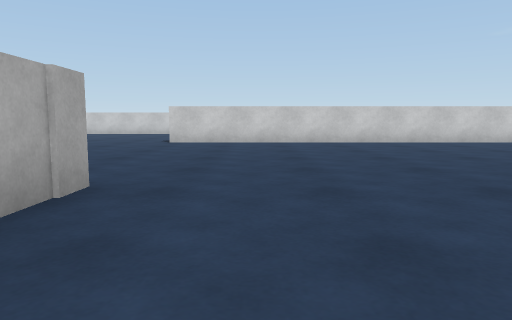
[1] (above)

24 first-person views from a walk through a 3-D level made in the Unity game engine. The camera is 0.58 m above the floor, tilts 6° down and sees 70° across. The floor is counted in squares, 1 m on a side. Each view is taken from the middle of a square. On the plan, view 1 faces up. The plan holds only what a view shows up to about 10 squares ahead; the rest is blank. The place goes on beyond the plan. Surface patterns are stand-ins for the level's own textures.

[2]
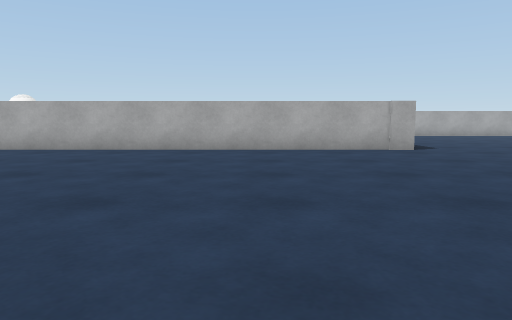

[3]
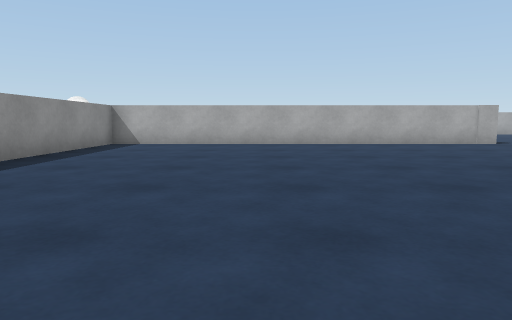

[4]
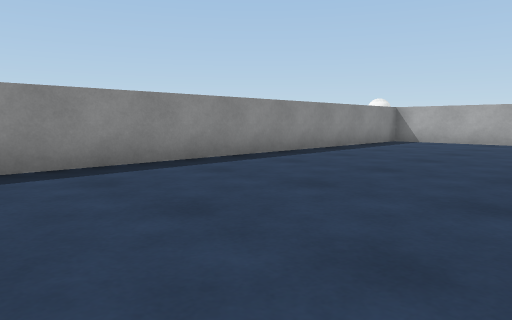

[5]
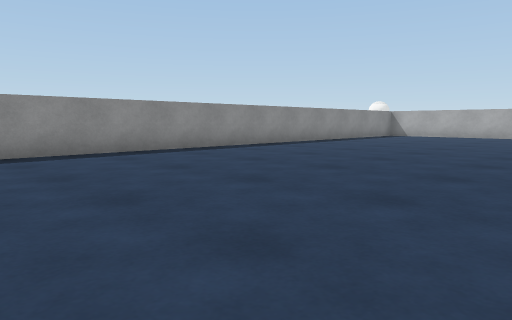

[6]
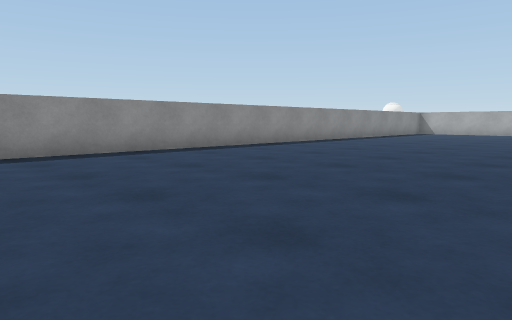

[7]
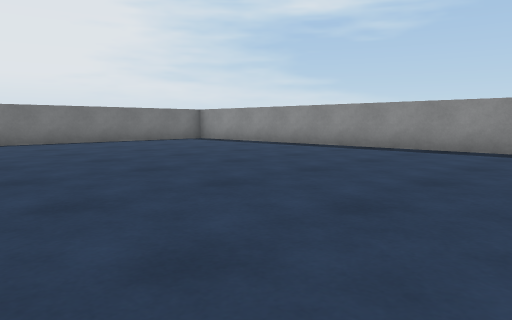

[8]
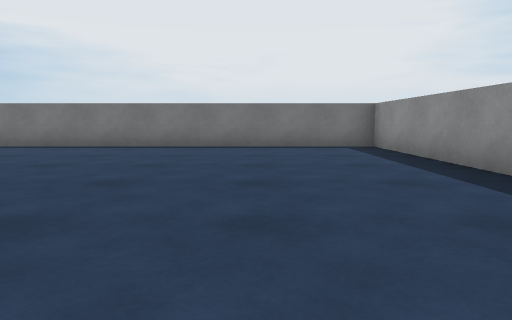

[9]
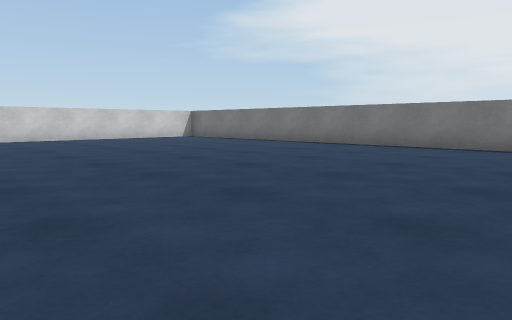

[10]
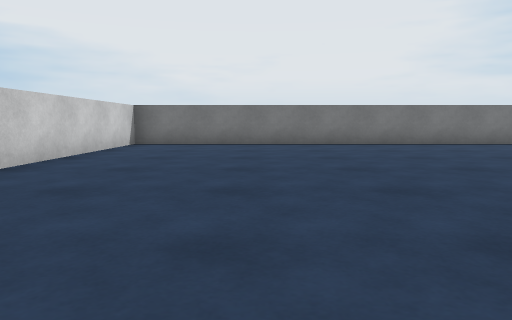

[11]
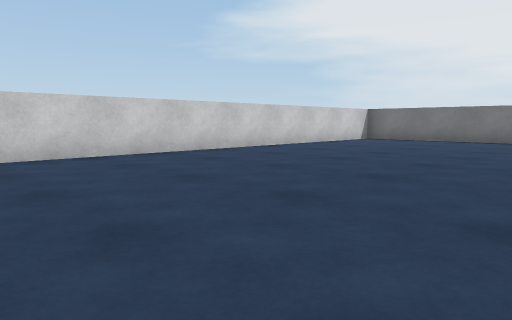

[12]
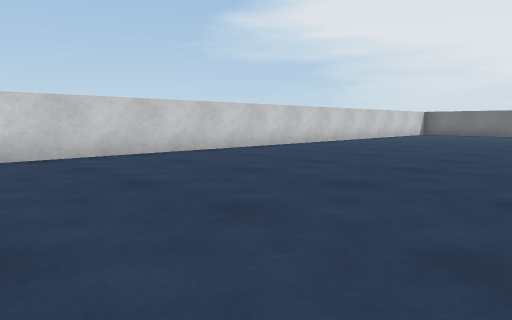

[13]
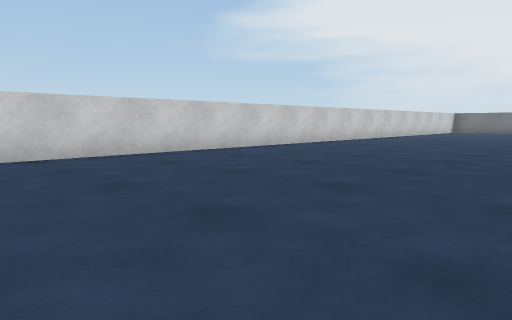

[14]
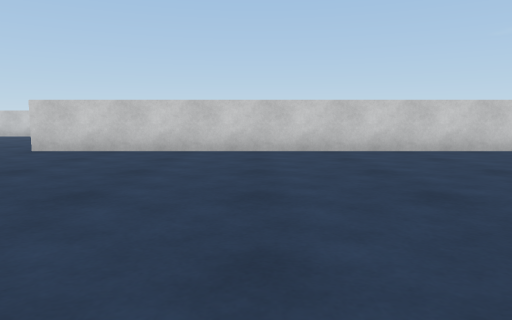

[15]
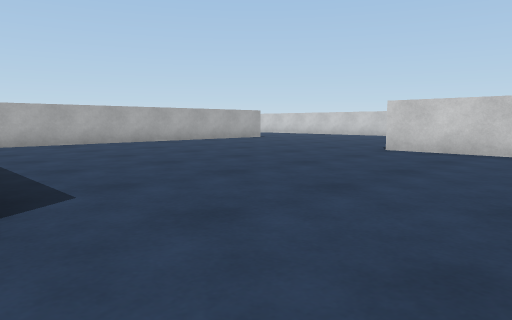

[16]
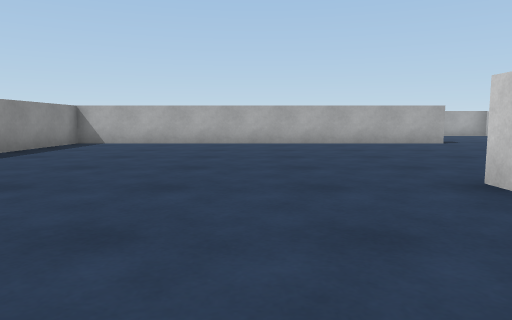

[17]
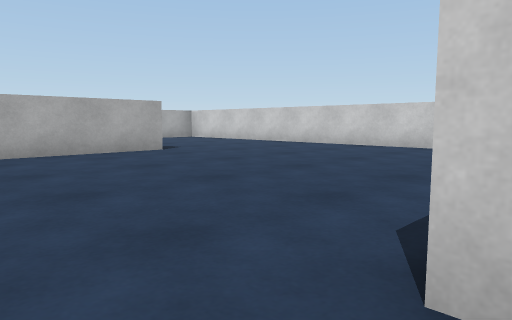

[18]
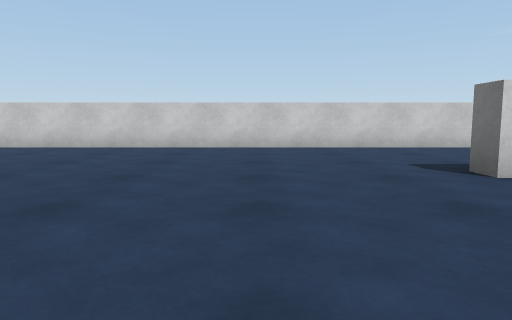

[19]
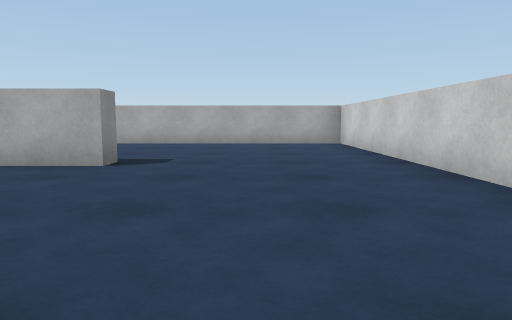

[20]
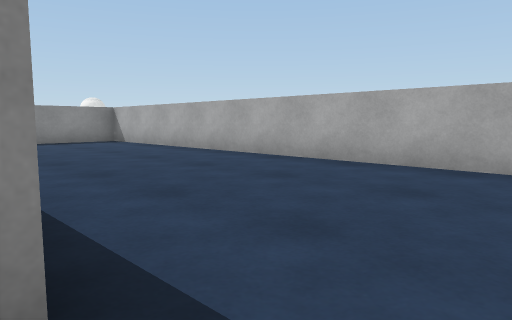

[21]
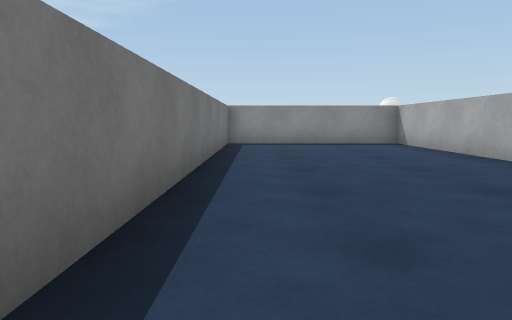

[22]
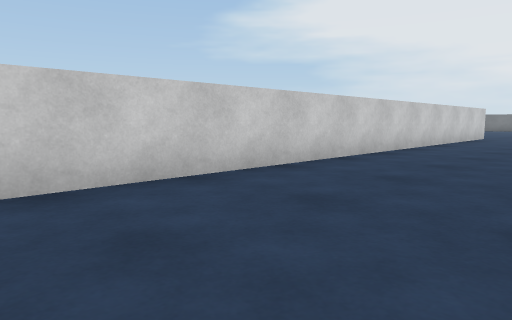

[23]
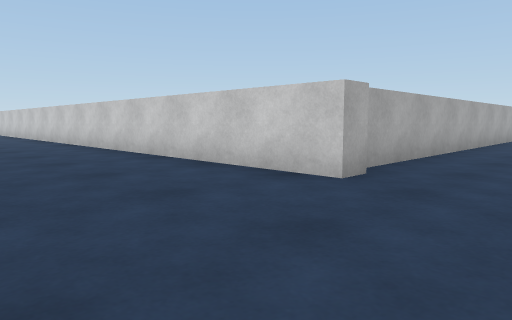

[24]
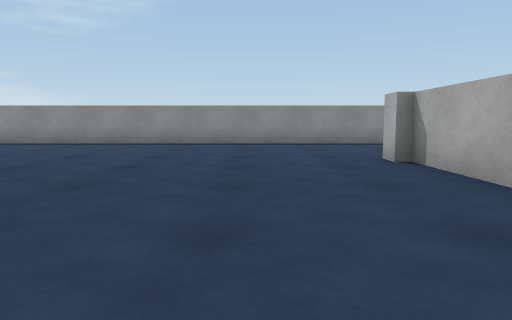

### Floor plan
Points are (right, up) in squares from view 1. A wall is a line through its corners. A room is listed if a view was taken in it or the views show most of it. See-through windows are left out.
Room 1 (views 1, 2, 3, 4, 5, 6, 7, 8, 9, 10, 11, 12, 13, 14, 15, 16, 17, 18, 19, 20, 21, 22)
walls: (-1.5, 3.4) (-1.5, -6.7) (22.5, -6.7) (22.5, 10.1) (-2.5, 10.1); (9.5, 13.3) (11.5, 13.3); (-2.5, 12.8) (-2.5, 13.2); (11, 17.3) (-13.8, 17.3) (-13.8, 3.3) (-9.3, 3.3) (-9.3, 12); (-9.4, 13) (-8.7, 13) (-8.7, 3.3) (-5.8, 3.3)
ways out: opening at (11.8, 15.5) to room 2
Room 2 (views 23, 24)
walls: (11, 17.9) (11, 17.3); (10.8, 26) (10.8, 17.8); (11.5, 13.3) (19.9, 13.3)
ways out: opening at (11.8, 15.5) to room 1

Where each view was taken, in squares from view 1:
view 1: 0 up, 0 right, facing up
view 2: 0 up, 6 right, facing left
view 3: 3 down, 8 right, facing left
view 4: 2 down, 9 right, facing down-left
view 5: 0 up, 13 right, facing down-left
view 6: 0 up, 16 right, facing down-left
view 7: 1 up, 12 right, facing down-right
view 8: 4 down, 14 right, facing right
view 9: 2 down, 14 right, facing up-right
view 10: 7 up, 13 right, facing right
view 11: 4 up, 11 right, facing up-right
view 12: 4 up, 6 right, facing up-right
view 13: 4 up, 2 right, facing up-right
view 14: 3 up, 2 right, facing up
view 15: 3 up, 1 right, facing up-left
view 16: 8 up, 1 right, facing left
view 17: 9 up, 2 left, facing up-left
view 18: 9 up, 5 left, facing up
view 19: 15 up, 4 left, facing left
view 20: 14 up, 9 left, facing down-left
view 21: 13 up, 10 left, facing down
view 22: 14 up, 3 left, facing up-right
view 23: 14 up, 13 right, facing up-left
view 24: 23 up, 13 right, facing down
